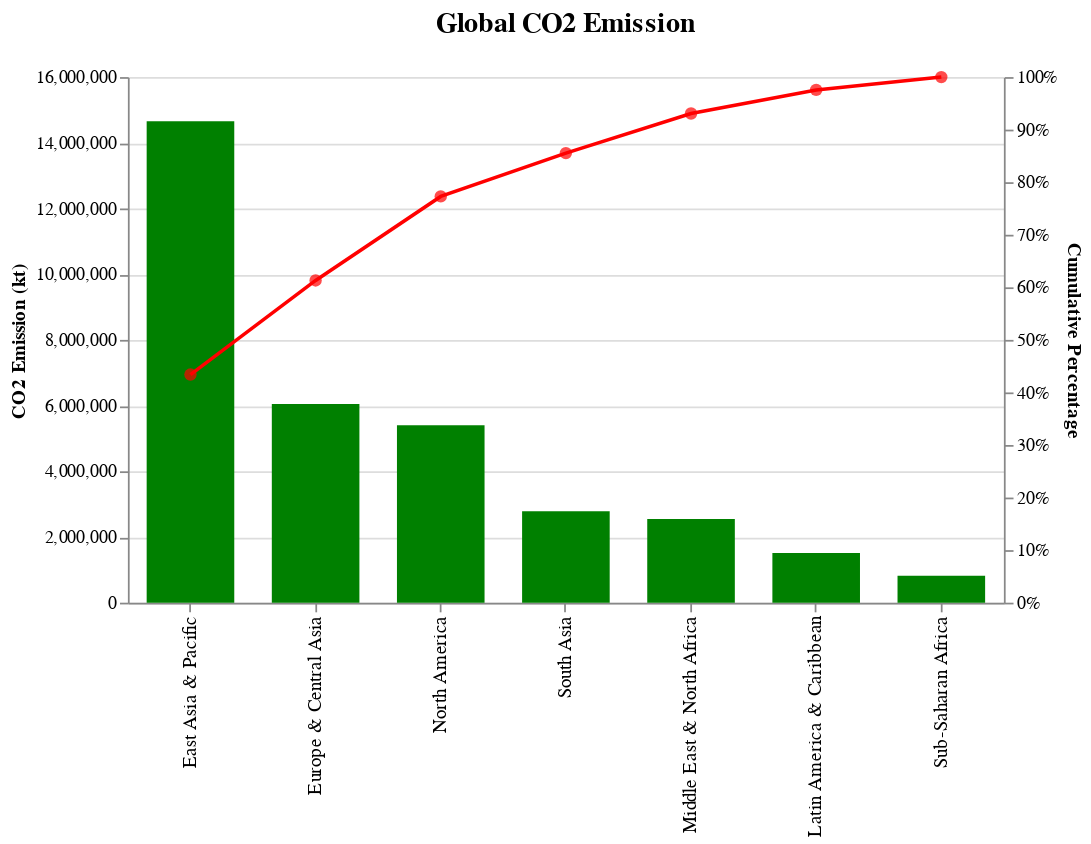

The notebook cell this image was saved under:
### Code cell
# Lets first create a base
base = alt.Chart(region_df).encode(
    x = alt.X(
        'Region', 
        sort = region_df.Region.values, 
        title= None, 
        axis= alt.Axis(labelFontSize= 11)
    )
).properties(width = 500)

# Lets create our bars
bars = base.mark_bar(color = 'green',size = 50).encode(
    y = alt.Y('2019', title= 'CO2 Emission (kt)'))

# Lets create our lines
line = base.mark_line(color = 'red').encode(
    y = alt.Y(
        'cumulative_perc', 
        title = 'Cumulative Percentage', 
        axis= alt.Axis(format= '.0%')
    ))

# Lets create our points
points = base.mark_circle(color='red', size = 50).encode(
    y = alt.Y('cumulative_perc', axis =None))

# Lets combine them all and add some final details
pareto = (bars + line+ points).resolve_scale(
    y = 'independent'
).configure_view(strokeWidth= 0).properties( 
    title= alt.TitleParams(
        'Global CO2 Emission',
        subtitle= ' ',
        fontSize= 16))

pareto.display()

### Figure 1 — Vega-Lite specification as saved in the notebook (floating-point values rounded to 4 significant figures)
{"config": {"view": {"continuousWidth": 400, "continuousHeight": 300, "strokeWidth": 0}}, "layer": [{"mark": {"type": "bar", "color": "green", "size": 50}, "encoding": {"x": {"axis": {"labelFontSize": 11}, "field": "Region", "sort": ["East Asia & Pacific", "Europe & Central Asia", "North America", "South Asia", "Middle East & North Africa", "Latin America & Caribbean", "Sub-Saharan Africa"], "title": null, "type": "nominal"}, "y": {"field": "2019", "title": "CO2 Emission (kt)", "type": "quantitative"}}, "width": 500}, {"mark": {"type": "line", "color": "red"}, "encoding": {"x": {"axis": {"labelFontSize": 11}, "field": "Region", "sort": ["East Asia & Pacific", "Europe & Central Asia", "North America", "South Asia", "Middle East & North Africa", "Latin America & Caribbean", "Sub-Saharan Africa"], "title": null, "type": "nominal"}, "y": {"axis": {"format": ".0%"}, "field": "cumulative_perc", "title": "Cumulative Percentage", "type": "quantitative"}}, "width": 500}, {"mark": {"type": "circle", "color": "red", "size": 50}, "encoding": {"x": {"axis": {"labelFontSize": 11}, "field": "Region", "sort": ["East Asia & Pacific", "Europe & Central Asia", "North America", "South Asia", "Middle East & North Africa", "Latin America & Caribbean", "Sub-Saharan Africa"], "title": null, "type": "nominal"}, "y": {"axis": null, "field": "cumulative_perc", "type": "quantitative"}}, "width": 500}], "data": {"name": "data-c0237e382cc4f23a01db84fcb733c9c3"}, "resolve": {"scale": {"y": "independent"}}, "title": {"text": "Global CO2 Emission", "fontSize": 16, "subtitle": " "}, "$schema": "https://vega.github.io/schema/vega-lite/v4.17.0.json", "datasets": {"data-c0237e382cc4f23a01db84fcb733c9c3": [{"Region": "East Asia & Pacific", "2019": 14660000.0, "percentage": 0.4341, "cumulative_perc": 0.4341}, {"Region": "Europe & Central Asia", "2019": 6045000.0, "percentage": 0.179, "cumulative_perc": 0.6131}, {"Region": "North America", "2019": 5398000.0, "percentage": 0.1598, "cumulative_perc": 0.7729}, {"Region": "South Asia", "2019": 2784000.0, "percentage": 0.0824, "cumulative_perc": 0.8554}, {"Region": "Middle East & North Africa", "2019": 2544000.0, "percentage": 0.0753, "cumulative_perc": 0.9307}, {"Region": "Latin America & Caribbean", "2019": 1516000.0, "percentage": 0.0449, "cumulative_perc": 0.9756}, {"Region": "Sub-Saharan Africa", "2019": 823800.0, "percentage": 0.0244, "cumulative_perc": 1.0}]}}
